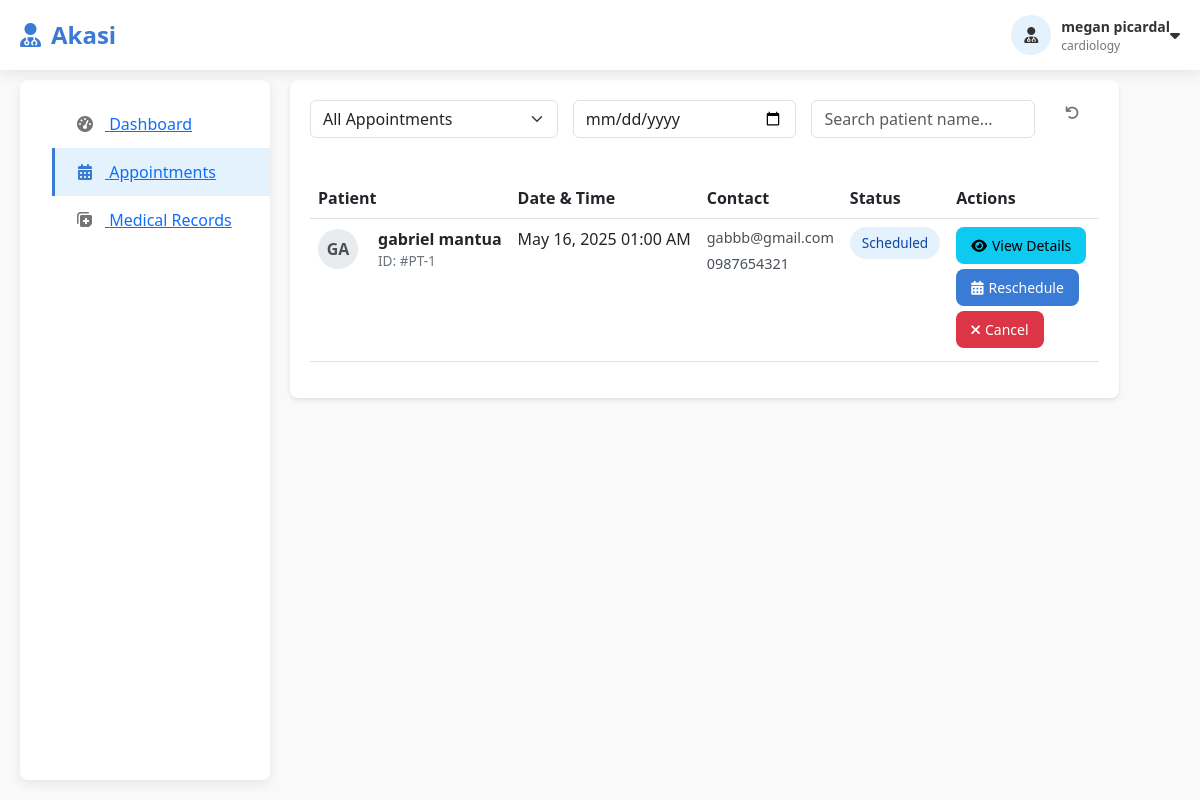
Page /one/doctor_appointment.php (signed in) on the committed database.
### tables this page shows
CREATE TABLE `doctor` (
  `DoctorID` int(11) NOT NULL,
  `DoctorName` varchar(255) NOT NULL,
  `DoctorEmail` varchar(255) NOT NULL,
  `DoctorPhone` varchar(20) NOT NULL,
  `DoctorGender` char(1) DEFAULT NULL,
  `Specialization` varchar(100) NOT NULL,
  `LicenseNumber` varchar(50) NOT NULL,
  `Bio` text DEFAULT NULL,
  `Experience` smallint(6) DEFAULT NULL,
  `ConsultationFee` decimal(10,2) NOT NULL,
  `DoctorPassword` varchar(255) NOT NULL,
  `DoctorCreated` timestamp NOT NULL DEFAULT current_timestamp(),
  `profile_picture` varchar(255) DEFAULT NULL
);

CREATE TABLE `appointment` (
  `AppointmentID` int(11) NOT NULL,
  `PatientID` int(11) DEFAULT NULL,
  `DoctorID` int(11) DEFAULT NULL,
  `AppointmentTime` timestamp NOT NULL DEFAULT current_timestamp() ON UPDATE current_timestamp(),
  `Status` varchar(20) NOT NULL DEFAULT 'scheduled',
  `Reason` text DEFAULT NULL,
  `AppointmentCreated` timestamp NOT NULL DEFAULT current_timestamp(),
  `AppointmentUpdate` timestamp NOT NULL DEFAULT current_timestamp()
);

CREATE TABLE `patient` (
  `PatientID` int(11) NOT NULL,
  `PatientName` varchar(255) NOT NULL,
  `PatientEmail` varchar(255) NOT NULL,
  `PatientPhone` varchar(20) NOT NULL,
  `PatientBday` date DEFAULT NULL,
  `PatientGender` char(1) DEFAULT NULL,
  `PatientPassword` varchar(255) NOT NULL,
  `PatientCreated` timestamp NOT NULL DEFAULT current_timestamp()
);

### php/functions.php (called while the page is built, shortened)
<?php
function executeQuery($pdo, $sql, $params = []) {
    try {
        $stmt = $pdo->prepare($sql);
        $stmt->execute($params);
        return $stmt;
    } catch (PDOException $e) {
        error_log("Query Error: " . $e->getMessage());
        throw new Exception('Database error occurred');
    }
}
function getUserData($pdo, $userId, $role) {
    $table = strtolower($role);
    $idColumn = ucfirst($role) . 'ID';
    $sql = "SELECT * FROM {$table} WHERE {$idColumn} = ?";
    $stmt = executeQuery($pdo, $sql, [$userId]);
    return $stmt ? $stmt->fetch() : false;
}

### one/doctor_appointment.php (the view, shortened to what this page needs)
<?php
require_once '../php/functions.php';
$pdo = getDBConnection();
$doctorId = $_SESSION['user_id'] ?? null;
$doctorData = getUserData($pdo, $doctorId, 'doctor');
function getFilteredAppointments($pdo, $doctorId, $status = 'all', $date = null) {
    $params = [$doctorId];
    $sql = "SELECT a.*, p.PatientName, p.PatientEmail, p.PatientPhone
            FROM appointment a
            JOIN patient p ON a.PatientID = p.PatientID
            WHERE a.DoctorID = ?";
    $sql .= " ORDER BY a.AppointmentTime ASC";
    $stmt = $pdo->prepare($sql);
    $stmt->execute($params);
    return $stmt->fetchAll();
}
$appointments = getFilteredAppointments($pdo, $doctorId);
?>
<!DOCTYPE html>
<html lang="en">
<head>
    <link rel="stylesheet" href="https://cdnjs.cloudflare.com/ajax/libs/bootstrap/5.3.0/css/bootstrap.min.css">
    <link rel="stylesheet" href="https://cdnjs.cloudflare.com/ajax/libs/font-awesome/6.0.0/css/all.min.css">
    <link rel="stylesheet" href="../css/doctor_home.css">
    <link rel="stylesheet" href="../css/doctor_appointment.css">
</head>
<body>
    <header>
        <div class="header-container">
            <div class="logo">
                <i class="fas fa-user-md"></i>Akasi
            </div>
               <div class="user-profile" id="userProfile">
    <div class="profile-img">
        <?php if ($doctorData['profile_picture']): ?>
            <img src="<?php echo htmlspecialchars($doctorData['profile_picture']); ?>" alt="Doctor">
        <?php else: ?>
            <i class="fas fa-user-md"></i>
        <?php endif; ?>
    </div>
    <div class="profile-info">
        <div class="profile-name"><?php echo htmlspecialchars($doctorData['DoctorName']); ?></div>
        <div class="profile-role"><?php echo htmlspecialchars($doctorData['Specialization']); ?></div>
    </div>
    <i class="fas fa-caret-down"></i>
</div>
            </div>
    </header>
    <div class="main-container">
        <nav class="sidebar">
            <ul class="sidebar-menu">                <li class="menu-item">
                    <a href="doctor_home.php">
                        <i class="fas fa-tachometer-alt"></i> Dashboard
                    </a>
                </li>
                <li class="menu-item active">
                    <a href="doctor_appointment.php">
                        <i class="fas fa-calendar-alt"></i> Appointments
                    </a>
                </li>
                <li class="menu-item">
                    <a href="doctor_medical.php">
                        <i class="fas fa-notes-medical"></i> Medical Records
                    </a>
                </li>
            </ul>
        </nav>        <div class="main-content">
        <div class="appointments-container">
                <div class="controls-section">
                    <div class="filters">
                        <select id="statusFilter" class="form-select">
                            <option value="all">All Appointments</option>
                        </select>
                        <input type="date" id="dateFilter" class="form-control">
                        <input type="text" id="searchInput" class="form-control"
                               placeholder="Search patient name...">
                        <button id="resetFilters" class="btn btn-outline-secondary">
                            <i class="fas fa-undo"></i>
                        </button>
                    </div>
                </div>
                <div class="table-responsive">
                    <table class="table">
                        <thead>
                            <tr>
                                <th>Patient</th>
                                <th>Date & Time</th>
                                <th>Contact</th>
                                <th>Status</th>
                                <th>Actions</th>
                            </tr>
                        </thead>
                        <tbody>
                            <?php if (empty($appointments)): ?>
                                <tr>
                                    <td colspan="5" class="text-center">No appointments found</td>
                                </tr>
                            <?php else: ?>
                                <?php foreach ($appointments as $appointment): ?>
                                    <tr>
                                        <td>
                                            <div class="patient-info">
                                                <div class="patient-avatar">
                                                    <?php echo substr($appointment['PatientName'], 0, 2); ?>
                                                </div>
                                                <div>
                                                    <div class="patient-name"><?php echo htmlspecialchars($appointment['PatientName']); ?></div>
                                                    <div class="patient-id">ID: #PT-<?php echo $appointment['PatientID']; ?></div>
                                                </div>
                                            </div>
                                        </td>
                                        <td class="appointment-time">
                                            <?php echo date('M d, Y h:i A', strtotime($appointment['AppointmentTime'])); ?>
                                        </td>
                                        <td>
                                            <div class="patient-contact">
                                                <div><?php echo htmlspecialchars($appointment['PatientEmail']); ?></div>
                                                <div><?php echo htmlspecialchars($appointment['PatientPhone']); ?></div>
                                            </div>
                                        </td>
                                        <td>
                                            <span class="status-badge status-<?php echo strtolower($appointment['Status']); ?>">
                                                <?php echo ucfirst($appointment['Status']); ?>
                                            </span>
                                        </td>                                        <td>                                            <button class="btn btn-sm btn-info view-details-btn"
                                                    data-patient-name="<?php echo htmlspecialchars($appointment['PatientName']); ?>"
                                                    data-patient-email="<?php echo htmlspecialchars($appointment['PatientEmail']); ?>"
                                                    data-patient-phone="<?php echo htmlspecialchars($appointment['PatientPhone']); ?>"
                                                    data-time="<?php echo $appointment['AppointmentTime']; ?>"
                                                    data-status="<?php echo $appointment['Status']; ?>"
                                                    data-reason="<?php echo htmlspecialchars($appointment['Reason'] ?? ''); ?>">
                                                <i class="fas fa-eye"></i> View Details
                                            </button>
                                            <?php if ($appointment['Status'] === 'scheduled'): ?>
                                                <button class="btn btn-sm btn-primary reschedule-btn"
                                                        data-id="<?php echo $appointment['AppointmentID']; ?>"
                                                        data-time="<?php echo $appointment['AppointmentTime']; ?>">
                                                    <i class="fas fa-calendar-alt"></i> Reschedule
                                                </button>
                                                <button class="btn btn-sm btn-danger cancel-btn"
                                                        data-id="<?php echo $appointment['AppointmentID']; ?>">
                                                    <i class="fas fa-times"></i> Cancel
                                                </button>
                                            <?php endif; ?>
                                        </td>
                                    </tr>
                                <?php endforeach; ?>
                            <?php endif; ?>
                        </tbody>
                    </table>
                </div>
            </div>
        </div>
    </div>
</body>
</html>

### css/doctor_home.css (style rules this page uses)
:root { --primary: #3a7bd5; --primary-light: #e3f2fd; --secondary: #00d2ff; --success: #4caf50; --warning: #ff9800; --danger: #f44336; --gray: #757575; --light-gray: #f5f5f5; --white: #ffffff; --shadow: 0 4px 12px rgba(0, 0, 0, 0.08); --border-radius: 8px; }
* { margin: 0; padding: 0; box-sizing: border-box; font-family: 'Segoe UI', Tahoma, Geneva, Verdana, sans-serif; }
body { background-color: #f9f9f9; color: #333; }
header { background-color: var(--white); box-shadow: var(--shadow); position: fixed; width: 100%; top: 0; z-index: 1000; padding: 0 20px; }
.header-container { display: flex; justify-content: space-between; align-items: center; height: 70px; max-width: 1400px; margin: 0 auto; }
.logo { font-size: 1.5rem; font-weight: 700; color: var(--primary); display: flex; align-items: center; }
.logo i { margin-right: 10px; }
.user-profile { display: flex; align-items: center; cursor: pointer; position: relative; }
.profile-img { width: 40px; height: 40px; border-radius: 50%; background-color: var(--primary-light); display: flex; align-items: center; justify-content: center; margin-right: 10px; overflow: hidden; }
.profile-info { display: flex; flex-direction: column; }
.profile-name { font-weight: 600; font-size: 14px; }
.profile-role { font-size: 12px; color: var(--gray); }
.main-container { display: flex; max-width: 1400px; margin: 80px auto 20px; padding: 0 20px; }
.sidebar { width: 250px; background-color: var(--white); border-radius: var(--border-radius); box-shadow: var(--shadow); padding: 20px 0; margin-right: 20px; height: calc(100vh - 100px); position: sticky; top: 90px; }
.sidebar-menu { list-style: none; }
.menu-item { padding: 12px 20px; display: flex; align-items: center; cursor: pointer; transition: background-color 0.2s; border-left: 3px solid transparent; }
.menu-item.active, .menu-item:hover { background-color: var(--primary-light); border-left: 3px solid var(--primary); }
.menu-item i { margin-right: 10px; color: var(--gray); width: 20px; text-align: center; }
.menu-item.active i, .menu-item:hover i { color: var(--primary); }
.btn { padding: 8px 15px; border-radius: var(--border-radius); border: none; font-size: 14px; cursor: pointer; display: flex; align-items: center; transition: all 0.2s; }
.btn i { margin-right: 5px; }
.btn-primary { background-color: var(--primary); color: var(--white); }
.patient-info { display: flex; align-items: center; }
.patient-avatar { width: 40px; height: 40px; border-radius: 50%; background-color: var(--primary-light); display: flex; align-items: center; justify-content: center; margin-right: 10px; overflow: hidden; }
.patient-name { font-weight: 500; }
.patient-id { font-size: 12px; color: var(--gray); }
.appointment-time { font-weight: 500; }
.status-badge { padding: 5px 10px; border-radius: 20px; font-size: 12px; font-weight: 500; display: inline-block; }

### rows in the picture
doctor: DoctorName "megan picardal", Specialization "cardiology"
appointment: PatientID.PatientName "GA", PatientID.PatientName "gabriel mantua", PatientID "1", AppointmentTime "May 16, 2025 01:00 AM", PatientID.PatientEmail "gabbb@gmail.com", PatientID.PatientPhone "0987654321", Status "Scheduled"
